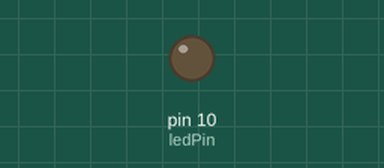
A sketch run on a simulated Arduino Uno, built with avr-gcc and run on an emulated ATmega328P. Parts: output pins drawn as LEDs (lit = HIGH).

Above: at 1.2 s.
At 9.4 s:
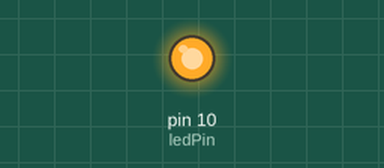
Timing chart, 0 to 10.0 s (numbered marks = the images above):
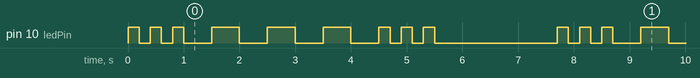

Measured:
- by itself, pin 10 (ledPin): repeats every 7.7 s: 2 × (LOW 0.20 s, HIGH 0.20 s), 3 × (LOW 0.50 s, HIGH 0.50 s), LOW 0.50 s, 2 × (HIGH 0.20 s, LOW 0.20 s), HIGH 0.20 s, LOW 2.2 s, HIGH 0.20 s
- by itself, everything shown: repeats every 7.7 s, in 18 steps

The sketch:

sos.ino
```cpp
// SOS cu Arduino

// Pinul utilizat pentru SOS
int ledPin = 10;

void setup() {
  //Seteaza pinul in modul OUTPUT.
  pinMode(ledPin, OUTPUT);
}

void loop() {

  flash(200); flash(200); flash(200); // S
  delay(300); // asteapta 300 milisecunde
  flash(500); flash(500); flash(500); // O
  flash(200); flash(200); flash(200); // S
  delay(2000);

}

void flash(int duration)
{
  digitalWrite(ledPin, HIGH);
  delay(duration);
  digitalWrite(ledPin, LOW);
  delay(duration);
}
```
